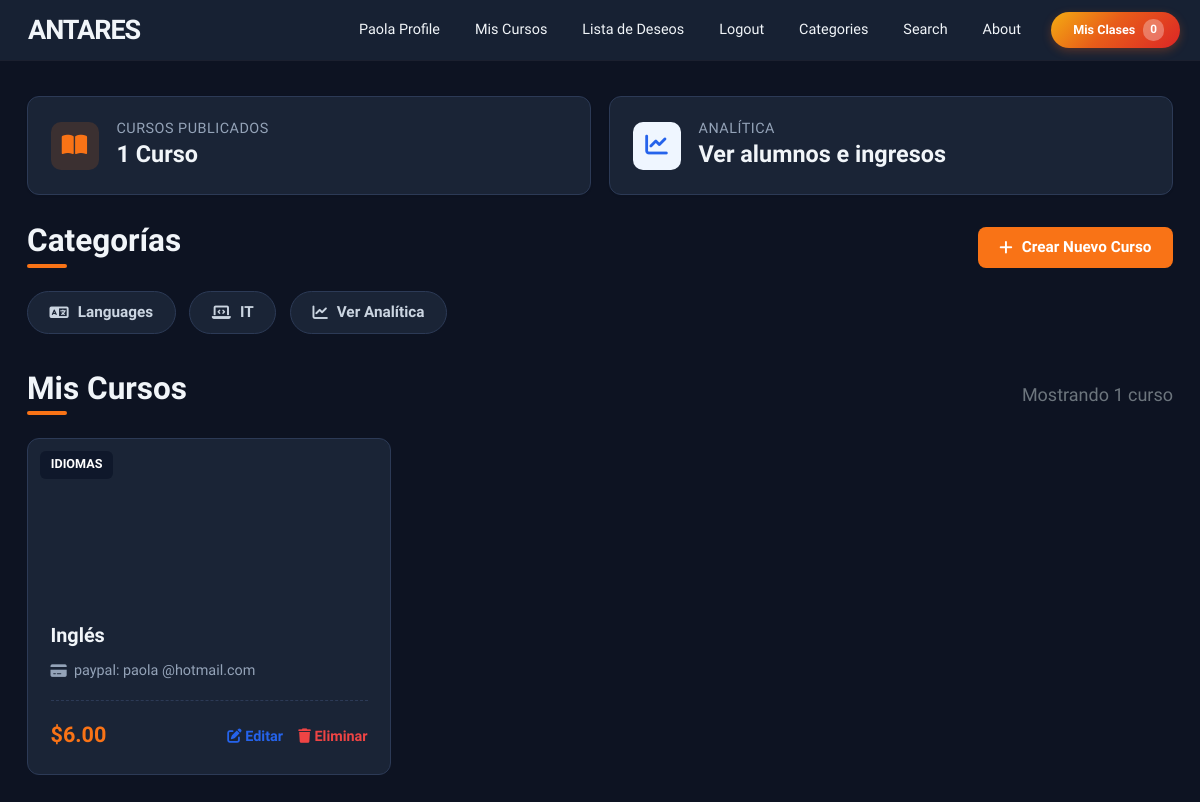
The app's page /my_products/ (signed in) with its own data.
### store/models.py (models this page shows, shortened)
class Product(models.Model):
    name = models.CharField(max_length=100)
    user = models.ForeignKey(User, on_delete=models.CASCADE)
    price = models.DecimalField(default=0, decimal_places=2, max_digits=6)
    category = models.ForeignKey(Category, on_delete=models.CASCADE, default=1)
    description = models.CharField(max_length=250, default='', blank=True, null=True)
    image = models.ImageField(upload_to='uploads/product')
    is_sale = models.BooleanField(default=False)
    sale_price = models.DecimalField(default=0, decimal_places=2, max_digits=6, null=True, blank=True)
    full_access_price = models.DecimalField(
        default=0, decimal_places=2, max_digits=6, null=True, blank=True,
        verbose_name="Precio de acceso a todas las clases de pago",
        help_text="Si lo dejas vacío, se usará el precio normal del curso"
    )
    pay_method = models.CharField(max_length=250, null=True)
    video = models.FileField(upload_to="video", null=True)
    created_day = models.DateTimeField(default=timezone.now)
    learning_points = models.TextField(
        blank=True, default='',
        verbose_name="Lo que aprenderás",
        help_text="Un punto por línea"
    )
    requirements = models.TextField(
        blank=True, default='',
        verbose_name="Requisitos previos",
        help_text="Un requisito por línea"
    )
    target_audience = models.TextField(
        blank=True, default='',
        verbose_name="Dirigido a",
        help_text="Un público por línea"
    )
    language = models.CharField(
        max_length=50, blank=True, default='Español',
        verbose_name="Idioma"
    )
    duration_minutes = models.PositiveIntegerField(
        default=0,
        verbose_name="Duración total (minutos)"
    )

class Category(models.Model):
    name = models.CharField(max_length=50)
    class Meta:
        verbose_name_plural = 'categories'

### store/views.py (the view, shortened to what this page needs)
# urls.py: path('my_products/', views.my_products, name='my_products'),
@login_required(login_url='login')
def my_products(request):
    queryset = Product.objects.filter(user=request.user).order_by('-created_day')
    delete = request.GET.get('delete', None)
    context = {
        "queryset": queryset,
    }
    return render(request, 'my_products.html', context)

### cart/cart.py (called while the page is built)
    def __len__(self):
        return len(self.cart)

### cart/context_processors.py (called while the page is built)
def cart(request):
    return {'cart': Cart(request)}

### store/templates/my_products.html (shortened to what this page needs)
{% extends 'base.html' %}
{% load static %}
{% block extra_css %}
<link href="{% static 'css/my_products.css' %}" rel="stylesheet">
{% endblock %}
{% block content %}
<div class="antares-dashboard">
    <div class="main-container">
        <div class="row g-3 mb-4">
            <div class="col-md-6">
                <div class="stats-card">
                    <div class="stats-icon"><i class="fa-solid fa-book-open"></i></div>
                    <div class="stats-info">
                        <h6>Cursos Publicados</h6>
                        <span>{{ queryset|length }} Curso{{ queryset|length|pluralize }}</span>
                    </div>
                </div>
            </div>
            <div class="col-md-6">
                <a href="{% url 'instructor_dashboard' %}" class="stats-card">
                    <div class="stats-icon" style="background:#eff6ff; color:var(--antares-blue);">
                        <i class="fa-solid fa-chart-line"></i>
                    </div>
                    <div class="stats-info">
                        <h6>Analítica</h6>
                        <span>Ver alumnos e ingresos</span>
                    </div>
                </a>
            </div>
        </div>
        <div class="d-flex justify-content-between align-items-center mb-3">
            <h4 class="section-title">Categorías</h4>
            <a href="{% url 'add_product' %}" class="btn-add-course">
                <i class="fa-solid fa-plus"></i> Crear Nuevo Curso
            </a>
        </div>
        <div class="category-pills">
            <a href="{% url 'category' 'Languages' %}" class="pill-btn"><i class="fa-solid fa-language"></i> Languages</a>
            <a href="{% url 'category' 'IT' %}" class="pill-btn"><i class="fa-solid fa-laptop-code"></i> IT</a>
            <a href="{% url 'instructor_dashboard' %}" class="pill-btn"><i class="fa-solid fa-chart-line"></i> Ver Analítica</a>
        </div>
        <div class="d-flex justify-content-between align-items-center mb-3 mt-4">
            <h4 class="section-title">Mis Cursos</h4>
            <span class="text-muted">Mostrando {{ queryset|length }} curso{{ queryset|length|pluralize }}</span>
        </div>
        <div class="courses-grid">
            {% for product in queryset|slice:"8" %}
            <div class="course-card">
                <div class="course-banner" style="background-image: url('{{ product.image.url }}');">
                    <span class="category-badge">{{ product.category.name }}</span>
                </div>
                <div class="course-body">
                    <a href="{% url 'product' product.id %}" class="course-title">{{ product.name }}</a>
                    <div class="course-meta">
                        <i class="fa-solid fa-credit-card"></i> {{ product.pay_method }}
                    </div>
                    <div class="course-footer">
                        <div class="course-price">${{ product.price }}</div>
                        <div class="action-links">
                            <a href="{% url 'update_product' product.id %}" class="btn-action-edit"><i class="fa-solid fa-pen-to-square"></i> Editar</a>
                            <a href="?delete={{ product.id }}" class="btn-action-delete"><i class="fa-solid fa-trash"></i> Eliminar</a>
                        </div>
                    </div>
                </div>
            </div>
            {% empty %}
            <div class="cs-empty">Todavía no has publicado ningún curso.</div>
            {% endfor %}
        </div>
    </div>
</div>
{% endblock content %}

### store/templates/navbar.html (shortened to what this page needs)
<nav class="nav-principal" id="navbarPrincipal">
    <div  class="contenedor-nav">
        <a class="nav-logo" href="{% url 'index' %}"> ANTARES</a>
        <div class="nav-colapso" id="navbarSupportedContent">
            <ul class="lista-nav">
                {% if user.is_authenticated %}
                <li class="item-desplegable">
                    <a class="nav-link-custom perfil-usuario" tabindex="0">{{request.user.username}} profile</a>
                </li>
                <li><a class="nav-link-custom {% if request.resolver_match.url_name == 'my_courses' %}activo{% endif %}" href="{% url 'my_courses' %}">Mis Cursos</a></li>
                <li><a class="nav-link-custom {% if request.resolver_match.url_name == 'wishlist' %}activo{% endif %}" href="{% url 'wishlist' %}">Lista de Deseos</a></li>
                <li><a class="nav-link-custom" href="{% url 'logout' %}">Logout</a></li>
                {% else %}
                <li><a class="nav-link-custom {% if request.resolver_match.url_name == 'login' %}activo{% endif %}" href="{% url 'login' %}">Login</a></li>
                <li><a class="nav-link-custom {% if request.resolver_match.url_name == 'register' %}activo{% endif %}" href="{% url 'register' %}">Register</a></li>
                {% endif %}
                <li class="item-desplegable">
                    <a class="nav-link-custom {% if request.resolver_match.url_name == 'category' or request.resolver_match.url_name == 'category_summary' %}activo{% endif %}" tabindex="0">Categories</a>
                </li>
                <li><a class="nav-link-custom {% if request.resolver_match.url_name == 'search' %}activo{% endif %}" href="{% url 'search' %}">Search</a></li>
                <li><a class="nav-link-custom {% if request.resolver_match.url_name == 'about' %}activo{% endif %}" href="{% url 'about' %}">About</a></li>
            </ul>
            <form class="form-carrito">
                <a href="{% url 'cart_summary' %}" class="boton-carrito">
                    <i class="icono-carrito">&nbsp;&nbsp;Mis Clases</i>
                    <span class="contador-badge" id="cart_quantity">{{ cart|length }}</span>
                </a>
            </form>
        </div>
    </div>
</nav>

### static/css/variables.css (style rules this page uses)
:root { --rojo: #dc2626; --rojo-hover: #b91c1c; --azul: #1e40af; --azul-claro: #3b82f6; --azul-dark: #1d3557; --amarillo: #f4ac12; --naranja: #e85d19; --gris-oscuro: #1e293b; --gris: #64748b; --gris-claro: #f1f5f9; --blanco: #ffffff; --bg-dark-hero: #0d1322; --gradient-brand: linear-gradient(135deg, var(--amarillo) 0%, var(--naranja) 45%, var(--rojo) 100%); --radius: 12px; --shadow-sm: 0 2px 4px rgba(0,0,0,0.04); --shadow-md: 0 10px 25px -5px rgba(15,23,42,0.12); --shadow-lg: 0 15px 50px rgba(0,0,0,0.12); --page-bg: #0d1322; --surface-bg: #1a2436; --surface-bg-alt: #232f47; --border-soft: #2c3a56; --text-strong: #f1f5f9; --text-body: #cbd5e1; --text-muted-soft: #94a3b8; }
html { font-size: 18px; }
body { font-family: 'Plus Jakarta Sans', sans-serif; background-color: var(--page-bg); color: var(--text-body); }

### static/css/navbar.css (style rules this page uses)
.nav-principal { background-color: rgba(26, 36, 54, 0.88); backdrop-filter: blur(10px); -webkit-backdrop-filter: blur(10px); position: fixed; top: 0; left: 0; width: 100%; z-index: 1000; padding: 0; font-family: 'Plus Jakarta Sans', sans-serif; box-shadow: 0 1px 0 rgba(255,255,255,0.06); height: 60px; transition: box-shadow 0.3s ease, background-color 0.3s ease; }
.contenedor-nav { max-width: 1200px; margin: 0 auto; display: flex; justify-content: space-between; align-items: center; padding: 0 20px; height: 60px; }
.nav-logo { display: flex; align-items: center; gap: 8px; color: var(--text-strong); font-size: 1.5rem; font-weight: bold; text-decoration: none; letter-spacing: -1px; }
.nav-colapso { display: flex; align-items: center; gap: 15px; }
.lista-nav { display: flex; list-style: none; margin: 0; padding: 0; gap: 5px; }
.nav-link-custom { position: relative; color: var(--text-strong); text-decoration: none; padding: 10px 15px; display: block; font-weight: 500; transition: color 0.3s, background-color 0.3s; cursor: pointer; border-radius: 4px; font-size: 0.8rem; }
.nav-link-custom::after { content: ""; position: absolute; left: 15px; right: 15px; bottom: 4px; height: 2px; border-radius: 2px; background: var(--gradient-brand); transform: scaleX(0); transform-origin: left; transition: transform 0.25s ease; }
.perfil-usuario { text-transform: capitalize; }
.item-desplegable { position: relative; }
.boton-carrito { background: var(--gradient-brand); border: none; color: #ffffff; padding: 7px 16px; border-radius: 50px; text-decoration: none; font-weight: bold; font-size: 0.7rem; display: flex; align-items: center; box-shadow: 0 3px 10px rgba(232, 93, 25, 0.3); transition: all 0.3s ease; }
.icono-carrito { font-style: normal; }
.contador-badge { background: rgba(255, 255, 255, 0.3); color: white; padding: 2px 7px; border-radius: 10px; margin-left: 8px; font-size: 0.65rem; }

### records on screen
Product: category.name "IDIOMAS", name "Inglés", pay_method "paypal: paola @hotmail.com", price "6.00"

### other values on screen
{{ request.user.username }} "Paola"
{{ cart|length }} "0"
{{ queryset|length }} "1"
